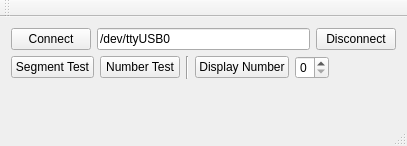
<?xml version="1.0" encoding="UTF-8"?>
<ui version="4.0">
 <class>FlipDotTest</class>
 <widget class="QMainWindow" name="FlipDotTest">
  <property name="geometry">
   <rect>
    <x>0</x>
    <y>0</y>
    <width>407</width>
    <height>146</height>
   </rect>
  </property>
  <property name="windowTitle">
   <string>FlipDotTest</string>
  </property>
  <widget class="QWidget" name="centralWidget">
   <layout class="QVBoxLayout" name="verticalLayout">
    <item>
     <layout class="QHBoxLayout" name="horizontalLayout_2">
      <item>
       <widget class="QPushButton" name="push_button_connect">
        <property name="text">
         <string>Connect</string>
        </property>
       </widget>
      </item>
      <item>
       <widget class="QLineEdit" name="line_edit_dev_str">
        <property name="minimumSize">
         <size>
          <width>200</width>
          <height>0</height>
         </size>
        </property>
        <property name="inputMask">
         <string/>
        </property>
        <property name="text">
         <string>/dev/ttyUSB0</string>
        </property>
       </widget>
      </item>
      <item>
       <widget class="QPushButton" name="push_button_disconnect">
        <property name="text">
         <string>Disconnect</string>
        </property>
       </widget>
      </item>
     </layout>
    </item>
    <item>
     <layout class="QHBoxLayout" name="horizontalLayout_3">
      <item>
       <widget class="QPushButton" name="push_button_segment_test">
        <property name="text">
         <string>Segment Test</string>
        </property>
       </widget>
      </item>
      <item>
       <widget class="QPushButton" name="push_button_number_test">
        <property name="text">
         <string>Number Test</string>
        </property>
       </widget>
      </item>
      <item>
       <widget class="Line" name="line">
        <property name="orientation">
         <enum>Qt::Vertical</enum>
        </property>
       </widget>
      </item>
      <item>
       <widget class="QPushButton" name="push_button_display_number">
        <property name="text">
         <string>Display Number</string>
        </property>
       </widget>
      </item>
      <item>
       <widget class="QSpinBox" name="spin_box_number">
        <property name="maximum">
         <number>9</number>
        </property>
       </widget>
      </item>
      <item>
       <spacer name="horizontalSpacer">
        <property name="orientation">
         <enum>Qt::Horizontal</enum>
        </property>
        <property name="sizeHint" stdset="0">
         <size>
          <width>40</width>
          <height>20</height>
         </size>
        </property>
       </spacer>
      </item>
     </layout>
    </item>
    <item>
     <spacer name="verticalSpacer">
      <property name="orientation">
       <enum>Qt::Vertical</enum>
      </property>
      <property name="sizeHint" stdset="0">
       <size>
        <width>20</width>
        <height>40</height>
       </size>
      </property>
     </spacer>
    </item>
   </layout>
  </widget>
  <widget class="QMenuBar" name="menuBar">
   <property name="geometry">
    <rect>
     <x>0</x>
     <y>0</y>
     <width>407</width>
     <height>22</height>
    </rect>
   </property>
  </widget>
  <widget class="QToolBar" name="mainToolBar">
   <attribute name="toolBarArea">
    <enum>TopToolBarArea</enum>
   </attribute>
   <attribute name="toolBarBreak">
    <bool>false</bool>
   </attribute>
  </widget>
  <widget class="QStatusBar" name="statusBar"/>
 </widget>
 <layoutdefault spacing="6" margin="11"/>
 <resources/>
 <connections/>
</ui>
